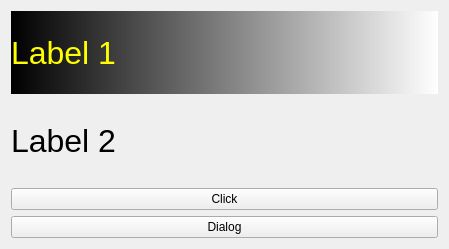
<?xml version="1.0" encoding="UTF-8"?>
<ui version="4.0">
 <class>Widget</class>
 <widget class="QWidget" name="Widget">
  <property name="geometry">
   <rect>
    <x>0</x>
    <y>0</y>
    <width>449</width>
    <height>249</height>
   </rect>
  </property>
  <property name="windowTitle">
   <string>Widget</string>
  </property>
  <layout class="QVBoxLayout" name="verticalLayout">
   <item>
    <widget class="QLabel" name="label1">
     <property name="font">
      <font>
       <pointsize>24</pointsize>
      </font>
     </property>
     <property name="styleSheet">
      <string notr="true">color: rgb(255, 255, 0);
background-color: rgb(0, 0, 0);
background-color: qlineargradient(spread:pad, x1:0, y1:0, x2:1, y2:0, stop:0 rgba(0, 0, 0, 255), stop:1 rgba(255, 255, 255, 255));</string>
     </property>
     <property name="text">
      <string>Label 1</string>
     </property>
    </widget>
   </item>
   <item>
    <widget class="QLabel" name="label2">
     <property name="font">
      <font>
       <pointsize>24</pointsize>
      </font>
     </property>
     <property name="text">
      <string>Label 2</string>
     </property>
    </widget>
   </item>
   <item>
    <widget class="QPushButton" name="clickPushButton">
     <property name="text">
      <string>Click</string>
     </property>
    </widget>
   </item>
   <item>
    <widget class="QPushButton" name="dialogPushButton">
     <property name="text">
      <string>Dialog</string>
     </property>
    </widget>
   </item>
  </layout>
 </widget>
 <resources/>
 <connections/>
</ui>
